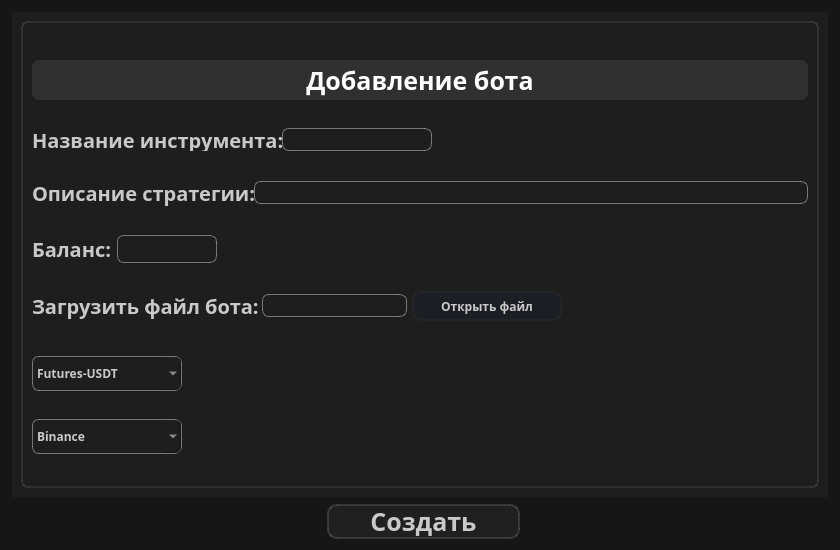
<?xml version="1.0" encoding="UTF-8"?>
<ui version="4.0">
 <class>AddbotWindow</class>
 <widget class="QDialog" name="AddbotWindow">
  <property name="geometry">
   <rect>
    <x>0</x>
    <y>0</y>
    <width>840</width>
    <height>550</height>
   </rect>
  </property>
  <property name="minimumSize">
   <size>
    <width>0</width>
    <height>550</height>
   </size>
  </property>
  <property name="windowTitle">
   <string>Calibri:addBot</string>
  </property>
  <property name="styleSheet">
   <string notr="true">background-color:#161616;
font-family:Eirik Raudel;

</string>
  </property>
  <layout class="QVBoxLayout" name="verticalLayout">
   <item>
    <widget class="QFrame" name="main_frame">
     <property name="styleSheet">
      <string notr="true">background-color:#1E1E1E;
</string>
     </property>
     <property name="frameShape">
      <enum>QFrame::StyledPanel</enum>
     </property>
     <property name="frameShadow">
      <enum>QFrame::Raised</enum>
     </property>
     <layout class="QVBoxLayout" name="verticalLayout_8">
      <item>
       <widget class="QGroupBox" name="upper_box">
        <property name="styleSheet">
         <string notr="true">background-color:rgba(30,30,30,100);
border:2px solid rgba(255,255,255,20);
border-radius:7px;</string>
        </property>
        <layout class="QVBoxLayout" name="verticalLayout_2">
         <property name="spacing">
          <number>0</number>
         </property>
         <item>
          <widget class="QLabel" name="add_bot_text">
           <property name="minimumSize">
            <size>
             <width>0</width>
             <height>40</height>
            </size>
           </property>
           <property name="maximumSize">
            <size>
             <width>16777215</width>
             <height>40</height>
            </size>
           </property>
           <property name="layoutDirection">
            <enum>Qt::LeftToRight</enum>
           </property>
           <property name="styleSheet">
            <string notr="true">color:rgba(255,255,255,1);
font-weight:bold;
font-size:25px;
background-color:rgba(255,255,255,20);
border:none;
border-radius:7px;</string>
           </property>
           <property name="text">
            <string>Добавление бота</string>
           </property>
           <property name="alignment">
            <set>Qt::AlignCenter</set>
           </property>
          </widget>
         </item>
         <item>
          <layout class="QHBoxLayout" name="name_tool_line">
           <property name="spacing">
            <number>0</number>
           </property>
           <item alignment="Qt::AlignVCenter">
            <widget class="QLabel" name="name_tool_text">
             <property name="maximumSize">
              <size>
               <width>250</width>
               <height>23</height>
              </size>
             </property>
             <property name="styleSheet">
              <string notr="true">color:#CAC9C8;
font-weight:bold;
font-size:20px;
border:none;</string>
             </property>
             <property name="text">
              <string>Название инструмента:</string>
             </property>
            </widget>
           </item>
           <item alignment="Qt::AlignLeft">
            <widget class="QLineEdit" name="name_tool_enter">
             <property name="maximumSize">
              <size>
               <width>150</width>
               <height>23</height>
              </size>
             </property>
             <property name="styleSheet">
              <string notr="true">color:#FFFFFF;
font-weight:bold;
font-size:17px;
border:1px solid rgba(255,255,255,100);</string>
             </property>
            </widget>
           </item>
          </layout>
         </item>
         <item>
          <layout class="QHBoxLayout" name="Info_stratege_line">
           <item>
            <widget class="QLabel" name="info_stratege_text">
             <property name="minimumSize">
              <size>
               <width>222</width>
               <height>0</height>
              </size>
             </property>
             <property name="maximumSize">
              <size>
               <width>222</width>
               <height>16777215</height>
              </size>
             </property>
             <property name="styleSheet">
              <string notr="true">color:#CAC9C8;
font-weight:bold;
font-size:20px;
border:none;</string>
             </property>
             <property name="text">
              <string>Описание стратегии:</string>
             </property>
            </widget>
           </item>
           <item>
            <widget class="QLineEdit" name="info_stratege_enter">
             <property name="minimumSize">
              <size>
               <width>550</width>
               <height>0</height>
              </size>
             </property>
             <property name="maximumSize">
              <size>
               <width>16777215</width>
               <height>23</height>
              </size>
             </property>
             <property name="styleSheet">
              <string notr="true">color:#FFFFFF;
font-weight:bold;
font-size:17px;
border:1px solid rgba(255,255,255,100);</string>
             </property>
            </widget>
           </item>
          </layout>
         </item>
         <item>
          <layout class="QHBoxLayout" name="balance_line">
           <property name="spacing">
            <number>0</number>
           </property>
           <item>
            <widget class="QLabel" name="balance_text">
             <property name="minimumSize">
              <size>
               <width>0</width>
               <height>0</height>
              </size>
             </property>
             <property name="maximumSize">
              <size>
               <width>85</width>
               <height>16777215</height>
              </size>
             </property>
             <property name="styleSheet">
              <string notr="true">color:#CAC9C8;
font-weight:bold;
font-size:20px;
border:none;</string>
             </property>
             <property name="text">
              <string>Баланс:</string>
             </property>
             <property name="alignment">
              <set>Qt::AlignLeading|Qt::AlignLeft|Qt::AlignVCenter</set>
             </property>
            </widget>
           </item>
           <item alignment="Qt::AlignLeft">
            <widget class="QLineEdit" name="balance_enter">
             <property name="maximumSize">
              <size>
               <width>100</width>
               <height>16777215</height>
              </size>
             </property>
             <property name="styleSheet">
              <string notr="true">color:#FFFFFF;
font-weight:bold;
font-size:17px;
border:1px solid rgba(255,255,255,100);</string>
             </property>
            </widget>
           </item>
          </layout>
         </item>
         <item>
          <layout class="QHBoxLayout" name="file_input_line">
           <item>
            <widget class="QLabel" name="file_input_text">
             <property name="maximumSize">
              <size>
               <width>230</width>
               <height>16777215</height>
              </size>
             </property>
             <property name="styleSheet">
              <string notr="true">color:#CAC9C8;
font-weight:bold;
font-size:20px;
border:none;</string>
             </property>
             <property name="text">
              <string>Загрузить файл бота:</string>
             </property>
            </widget>
           </item>
           <item>
            <widget class="QLineEdit" name="lineEdit">
             <property name="maximumSize">
              <size>
               <width>150</width>
               <height>23</height>
              </size>
             </property>
             <property name="styleSheet">
              <string notr="true">color:#FFFFFF;
font-weight:bold;
font-size:17px;
border:1px solid rgba(255,255,255,100);

margin-right:5px;</string>
             </property>
            </widget>
           </item>
           <item alignment="Qt::AlignLeft">
            <widget class="QPushButton" name="bt_file_input_enter">
             <property name="minimumSize">
              <size>
               <width>150</width>
               <height>0</height>
              </size>
             </property>
             <property name="maximumSize">
              <size>
               <width>180</width>
               <height>30</height>
              </size>
             </property>
             <property name="styleSheet">
              <string notr="true">QPushButton{
color:#CAC9C8;
font-weight:bold;
background-color:rgba(23, 33, 43,100);
border:2px solid rgba(103,103,101,20);
border-radius:10px;
}


QPushButton:hover{
background-color:#222931;

border:2px solid rgba(103,103,101,40);
}

QPushButton:pressed{
background-color:#222B36;
border:2px solid rgba(103,103,101,70);
}
</string>
             </property>
             <property name="text">
              <string>Открыть файл</string>
             </property>
            </widget>
           </item>
          </layout>
         </item>
         <item>
          <widget class="QComboBox" name="select_item">
           <property name="minimumSize">
            <size>
             <width>0</width>
             <height>35</height>
            </size>
           </property>
           <property name="maximumSize">
            <size>
             <width>150</width>
             <height>20</height>
            </size>
           </property>
           <property name="acceptDrops">
            <bool>false</bool>
           </property>
           <property name="styleSheet">
            <string notr="true">color:#CAC9C8;
font-weight:bold;
border:1px solid rgba(255,255,255,100);</string>
           </property>
           <item>
            <property name="text">
             <string>Futures-USDT</string>
            </property>
           </item>
           <item>
            <property name="text">
             <string>SPOT</string>
            </property>
           </item>
          </widget>
         </item>
         <item>
          <widget class="QComboBox" name="select_burse">
           <property name="minimumSize">
            <size>
             <width>0</width>
             <height>35</height>
            </size>
           </property>
           <property name="maximumSize">
            <size>
             <width>150</width>
             <height>20</height>
            </size>
           </property>
           <property name="styleSheet">
            <string notr="true">color:#CAC9C8;
font-weight:bold;
border:1px solid rgba(255,255,255,100);</string>
           </property>
           <item>
            <property name="text">
             <string>Binance</string>
            </property>
           </item>
           <item>
            <property name="text">
             <string>Bybit</string>
            </property>
           </item>
          </widget>
         </item>
        </layout>
       </widget>
      </item>
     </layout>
    </widget>
   </item>
   <item alignment="Qt::AlignHCenter">
    <widget class="QPushButton" name="bt_add_bot_secondWd">
     <property name="minimumSize">
      <size>
       <width>200</width>
       <height>0</height>
      </size>
     </property>
     <property name="maximumSize">
      <size>
       <width>300</width>
       <height>35</height>
      </size>
     </property>
     <property name="styleSheet">
      <string notr="true">QPushButton{
color:#CAC9C8;
font-weight:bold;
background-color:#202020;
border:2px solid rgba(103,103,101,100);
border-radius:10px;
margin-left:7px;
font-size:25px;
font-stretch:expanded ;
}


QPushButton:hover{
background-color:#313131;
border:2px solid rgba(103,103,101,40);
}

QPushButton:pressed{
background-color:#3D3B3B;
border:2px solid rgba(103,103,101,70);
}
</string>
     </property>
     <property name="text">
      <string>Создать</string>
     </property>
    </widget>
   </item>
  </layout>
 </widget>
 <resources/>
 <connections/>
</ui>
